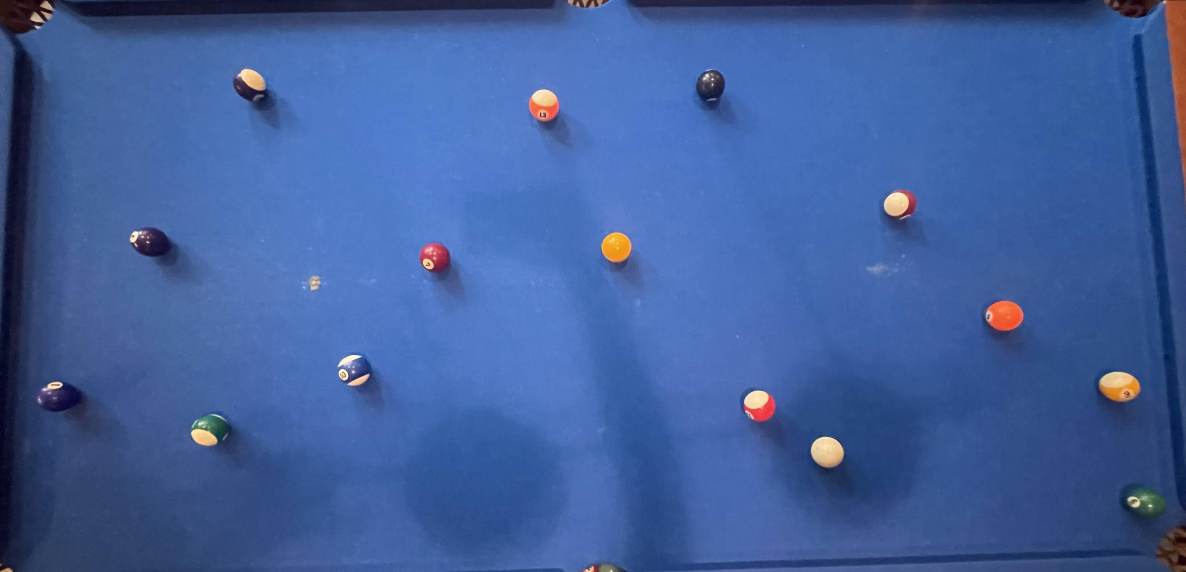
#> input picture eightball_vision/data/Photos/pool_table_16.jpg, 3558 x 1716 px, found by its file name (shown at 1/3 size)
$ python hsv.py
#> lines starting #> are read from the running program, lines starting #| are printed output that depends on the picture; after the words box and inside, x2 and y2 are one past the last pixel; in counts of white or black regions, pixels touching at a corner belong together
"""
Interactive HSV Range Tuner for Pool Table Image
------------------------------------------------
Lets you visualize and adjust the HSV threshold range for blue felt detection.

Display:
- Left: Original image
- Right: Mask result (white = detected blue, black = non-blue)

Use the six sliders to tweak H, S, V lower/upper bounds interactively.
Press 's' to save the current mask visualization as 'hsv_mask_preview.jpg'.
Press 'q' to quit.
"""

import cv2
import numpy as np

# Load image
img = cv2.imread("data/photos/pool_table_16.jpg")
#> img is the input picture: shape (1716, 3558, 3); mean B, G, R 156, 95.1, 64.7
if img is None:
    raise FileNotFoundError("Could not load image.")
hsv = cv2.cvtColor(img, cv2.COLOR_BGR2HSV)
#> hsv: shape (1716, 3558, 3); mean H, S, V 109.1, 153.3, 157.6

# --- initial HSV thresholds ---
lower = np.array([107, 126, 63])
upper = np.array([114, 255, 255])
# Create window
cv2.namedWindow("HSV Tuner", cv2.WINDOW_NORMAL)
cv2.resizeWindow("HSV Tuner", 1200, 600)

# Create trackbars
def nothing(x): pass

cv2.createTrackbar("H lower", "HSV Tuner", lower[0], 179, nothing)
cv2.createTrackbar("S lower", "HSV Tuner", lower[1], 255, nothing)
cv2.createTrackbar("V lower", "HSV Tuner", lower[2], 255, nothing)
cv2.createTrackbar("H upper", "HSV Tuner", upper[0], 179, nothing)
cv2.createTrackbar("S upper", "HSV Tuner", upper[1], 255, nothing)
cv2.createTrackbar("V upper", "HSV Tuner", upper[2], 255, nothing)

print("Adjust sliders to tune HSV. Press 's' to save current mask. Press 'q' to quit.")

while True:
    # Read trackbar positions
    hL = cv2.getTrackbarPos("H lower", "HSV Tuner")
    sL = cv2.getTrackbarPos("S lower", "HSV Tuner")
    vL = cv2.getTrackbarPos("V lower", "HSV Tuner")
    hU = cv2.getTrackbarPos("H upper", "HSV Tuner")
    sU = cv2.getTrackbarPos("S upper", "HSV Tuner")
    vU = cv2.getTrackbarPos("V upper", "HSV Tuner")

    lower_blue = np.array([hL, sL, vL])
    upper_blue = np.array([hU, sU, vU])

    # Generate mask
    mask = cv2.inRange(hsv, lower_blue, upper_blue)
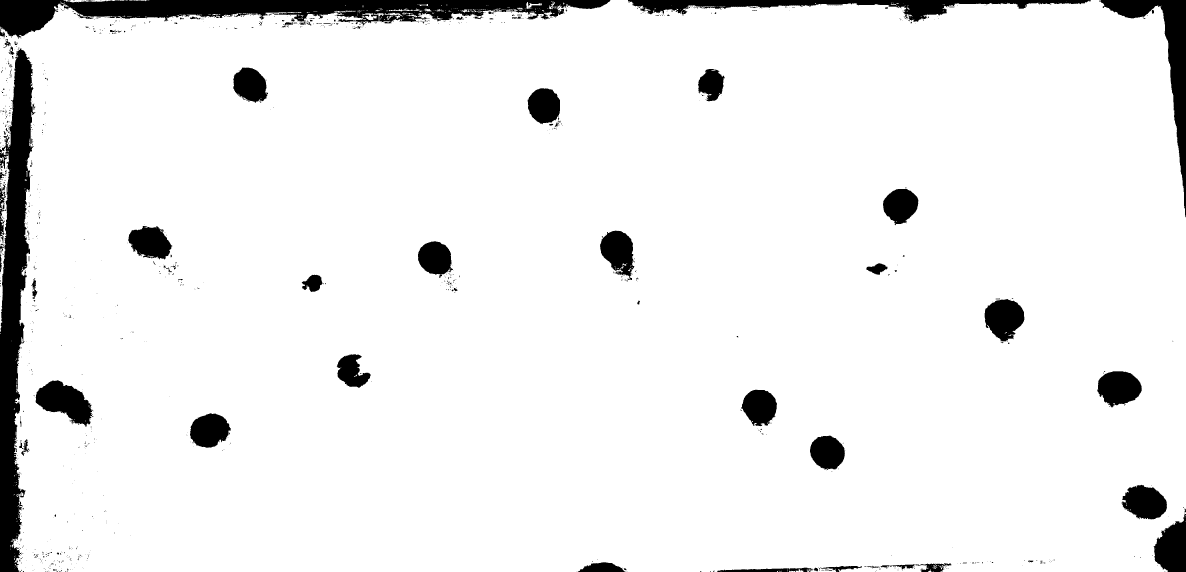
#> mask: shape (1716, 3558) (shown at 1/3 size); 93.4% white; 1217 black regions (1098 under 20 px), largest, box (x1, y1, x2, y2) and area: (0, 145, 106, 1716) 90028, (0, 0, 1832, 116) 86663, (3297, 0, 3558, 652) 30304
    non_blue = cv2.bitwise_not(mask)
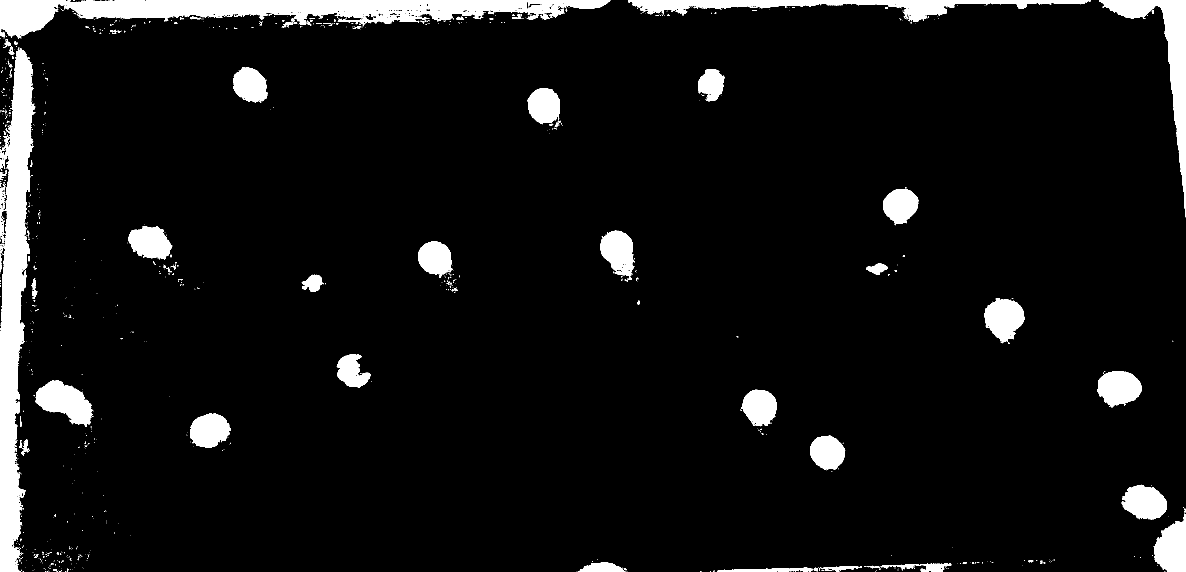
#> non_blue: shape (1716, 3558) (shown at 1/3 size); 6.6% white; 1217 white regions (1098 under 20 px), largest, box (x1, y1, x2, y2) and area: (0, 145, 106, 1716) 90028, (0, 0, 1832, 116) 86663, (3297, 0, 3558, 652) 30304
    masked = cv2.bitwise_and(img, img, mask=non_blue)
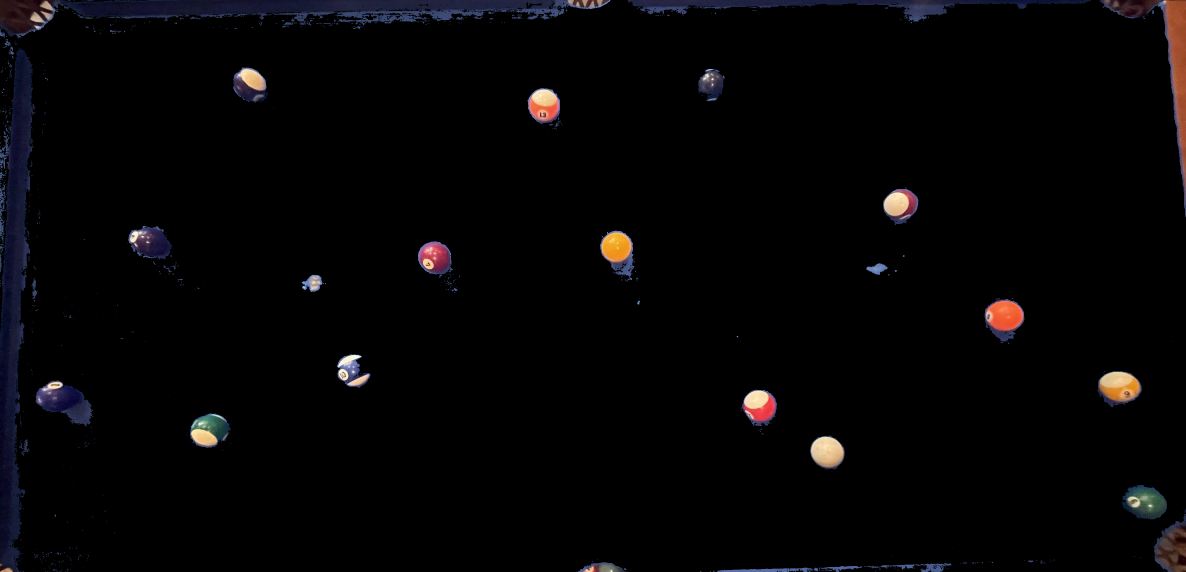
#> masked: shape (1716, 3558, 3) (shown at 1/3 size); mean B, G, R 5.3, 4.3, 5.2

    # Stack visualization
    mask_bgr = cv2.merge([mask, mask, mask])
    combined = np.hstack((img, mask_bgr, masked))
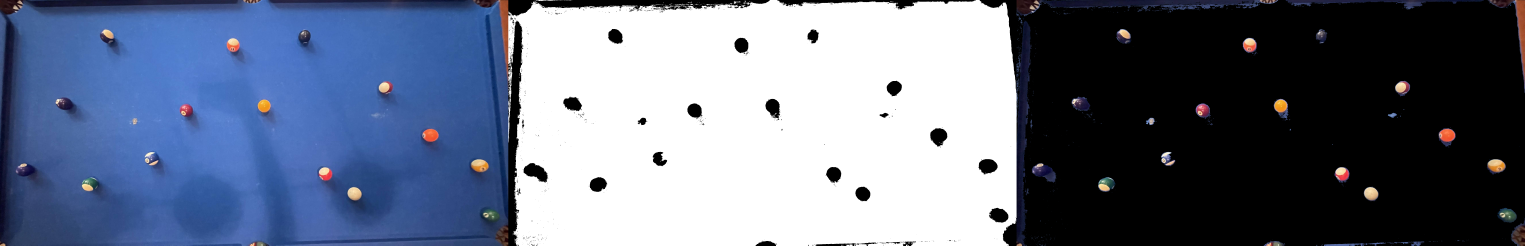
#> combined: shape (1716, 10674, 3) (shown at 1/7 size); mean B, G, R 133.2, 112.5, 102.7

    cv2.imshow("HSV Tuner", combined)

    key = cv2.waitKey(30) & 0xFF
#> (key q is pressed here)
    if key == ord('q'):
        break
    elif key == ord('s'):
        cv2.imwrite("hsv_mask_preview.jpg", combined)
        print("Saved preview as hsv_mask_preview.jpg")

cv2.destroyAllWindows()

$ run again, with eightball_vision/data/Photos/pool_table_1.jpg copied over eightball_vision/data/Photos/pool_table_16.jpg
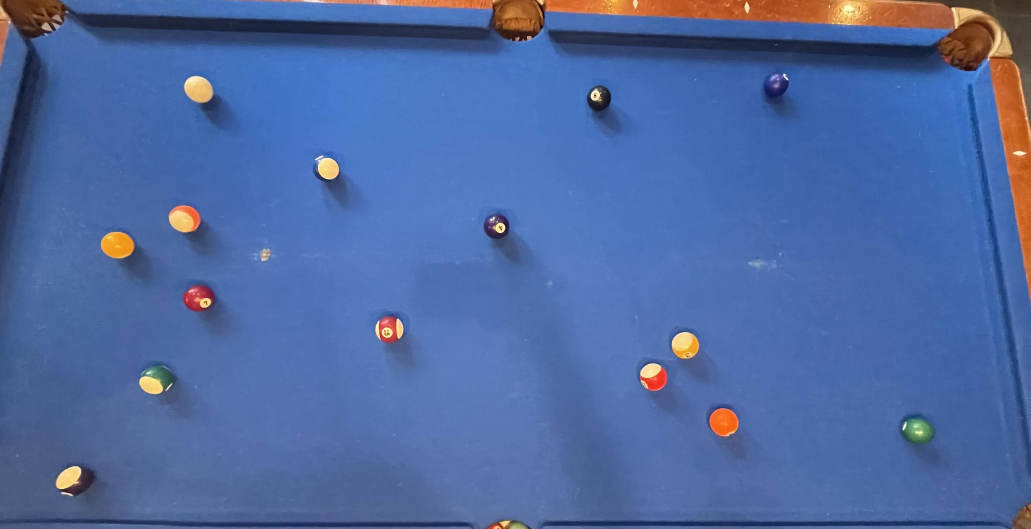
#> input picture eightball_vision/data/Photos/pool_table_1.jpg, 3091 x 1587 px, found by its file name (shown at 1/3 size)
#> img is the input picture: shape (1587, 3091, 3); mean B, G, R 160.8, 105.1, 78.4
#> hsv: shape (1587, 3091, 3); mean H, S, V 104.9, 143.9, 167
#> `mask = cv2.inRange(hsv, lower_blue, upper_blue)`:
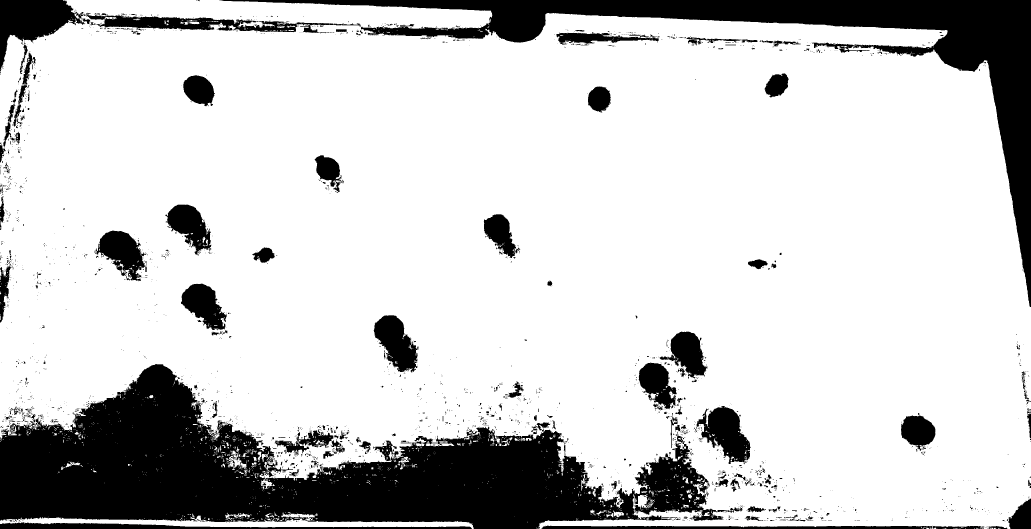
#> mask: shape (1587, 3091) (shown at 1/3 size); 80.5% white; 2669 black regions (2375 under 20 px), largest, box (x1, y1, x2, y2) and area: (0, 1092, 2180, 1587) 496614, (659, 0, 3091, 921) 223303, (0, 0, 1083, 219) 41956
#> `combined = np.hstack((img, mask_bgr, masked))`:
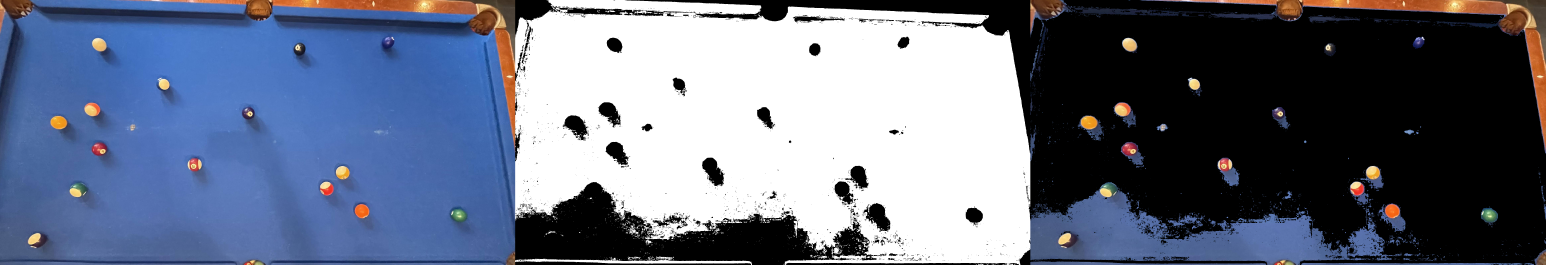
#> combined: shape (1587, 9273, 3) (shown at 1/6 size); mean B, G, R 130, 110.1, 101.5

$ run again, with eightball_vision/data/Photos/pool_table_10.jpg copied over eightball_vision/data/Photos/pool_table_16.jpg
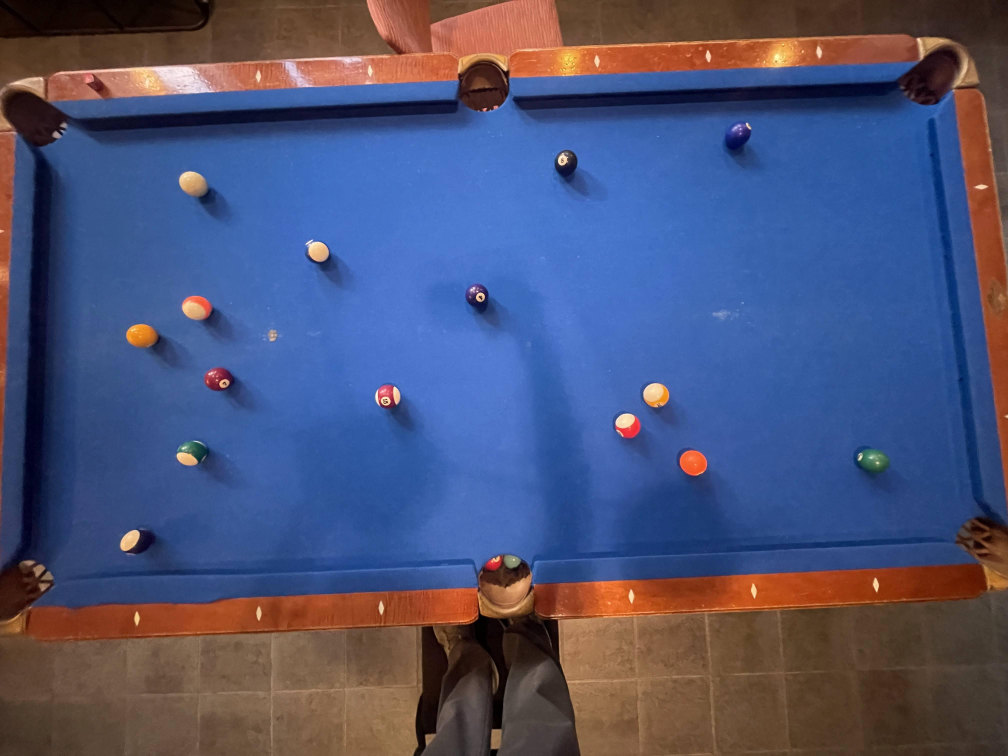
#> input picture eightball_vision/data/Photos/pool_table_10.jpg, 4032 x 3024 px, found by its file name (shown at 1/4 size)
#> img is the input picture: shape (3024, 4032, 3); mean B, G, R 116.1, 83, 77.7
#> hsv: shape (3024, 4032, 3); mean H, S, V 75.9, 154.3, 139.6
#> `mask = cv2.inRange(hsv, lower_blue, upper_blue)`:
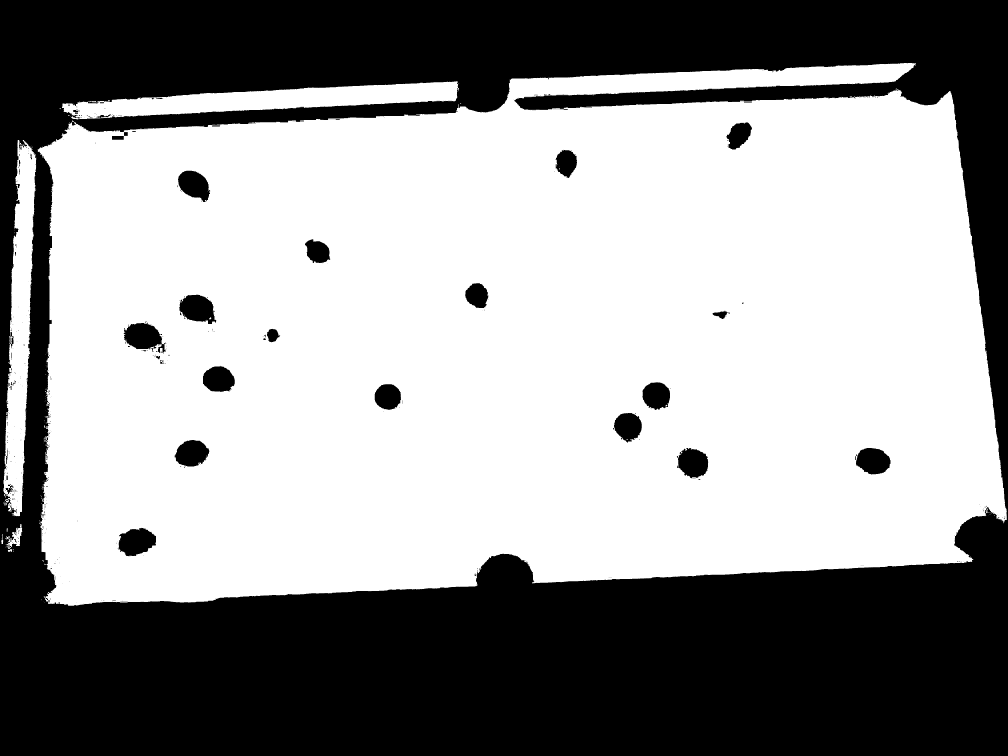
#> mask: shape (3024, 4032) (shown at 1/4 size); 59.1% white; 613 black regions (544 under 20 px), largest, box (x1, y1, x2, y2) and area: (0, 0, 4032, 3024) 4836831, (495, 1292, 664, 1412) 12839, (470, 2111, 624, 2225) 12380
#> `masked = cv2.bitwise_and(img, img, mask=non_blue)`:
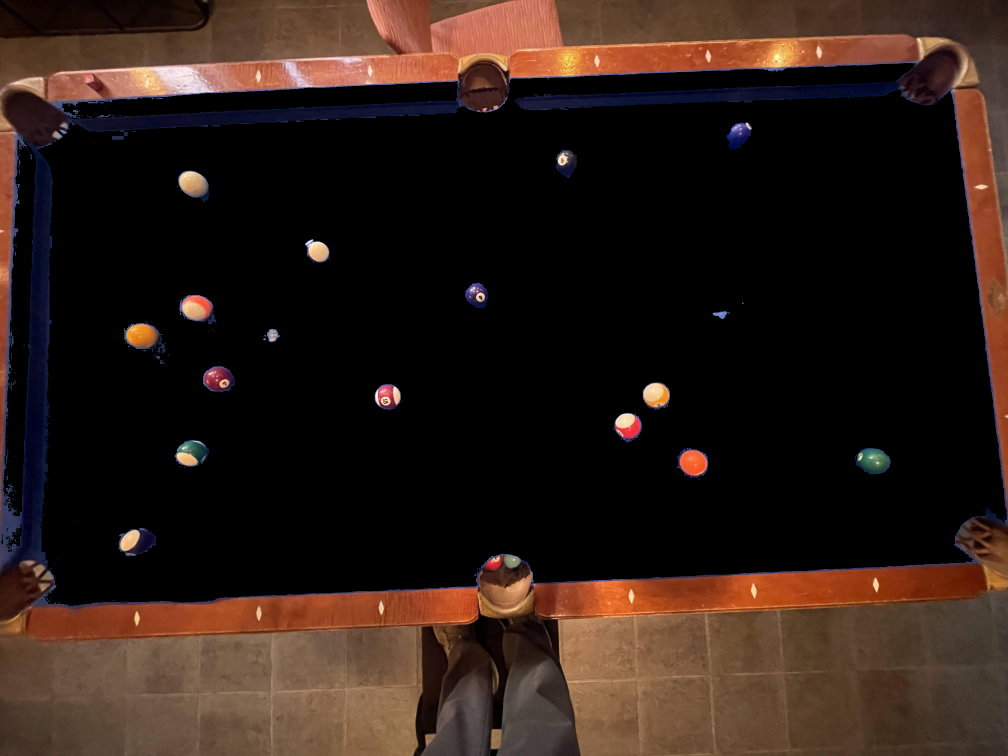
#> masked: shape (3024, 4032, 3) (shown at 1/4 size); mean B, G, R 22.6, 29.4, 44.7
